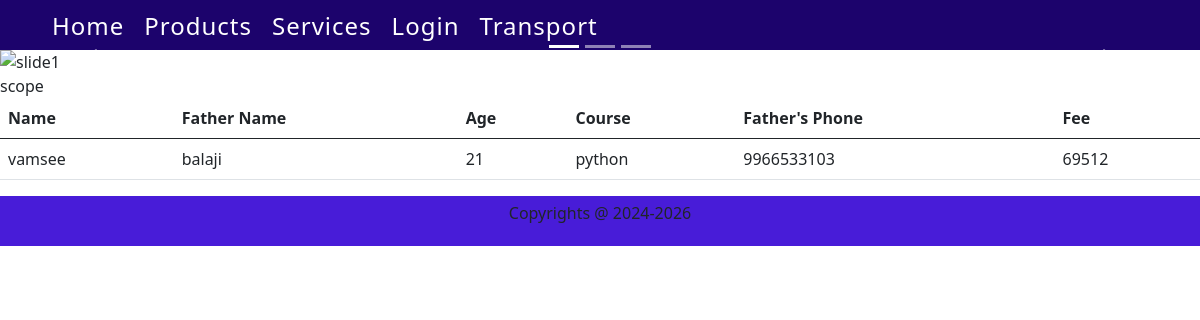
Before: / with the older database file.
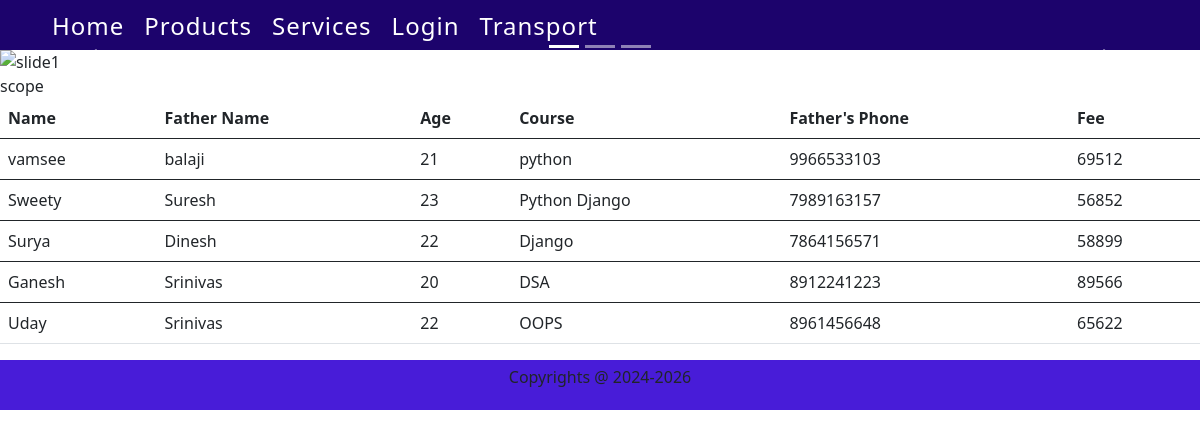
After: the same page with the newer database file.
### admission/models.py (models this page shows, shortened)
class Admission(models.Model):
    stu_name = models.CharField(max_length=10)
    stu_fname = models.CharField(max_length=10)
    stu_age = models.IntegerField()
    stu_class = models.CharField(max_length=20)
    stu_fphone = models.CharField(max_length=10,unique=True)
    stu_fee = models.PositiveIntegerField()
    class Meta():
        verbose_name = "Admission"
        verbose_name_plural = "Admissions"

### admission/views.py (the view)
# urls.py: 2. Add a URL to urlpatterns:  path('', Home.as_view(), name='home')
def Home(request):
    data = Admission.objects.all()
    res = render(request, 'index.html', {'data': data})
    return res

### templates/index.html (shortened to what this page needs)
{% extends 'layout.html' %}
{% block content %}
<div id="carouselExampleIndicators" class="carousel slide" data-bs-ride="carousel">
    <div class="carousel-indicators">
        <button type="button" data-bs-target="#carouselExampleIndicators" data-bs-slide-to="0" class="active"
            aria-current="true" aria-label="Slide 1"></button>
        <button type="button" data-bs-target="#carouselExampleIndicators" data-bs-slide-to="1"
            aria-label="Slide 2"></button>
        <button type="button" data-bs-target="#carouselExampleIndicators" data-bs-slide-to="2"
            aria-label="Slide 3"></button>
    </div>
    <div class="carousel-inner">
        <div class="carousel-item active">
            <img src="https://encrypted-tbn0.gstatic.com/images?q=tbn:ANd9GcTYYupoRuqC5-YTc5h0A3zJzSB11KpbtmPCA84jsJLZYQ&s=10"
                class="d-block w-100" alt="slide1">
        </div>
    </div>
    <button class="carousel-control-prev" type="button" data-bs-target="#carouselExampleIndicators"
        data-bs-slide="prev">
        <span class="carousel-control-prev-icon" aria-hidden="true"></span>
    </button>
    <button class="carousel-control-next" type="button" data-bs-target="#carouselExampleIndicators"
        data-bs-slide="next">
        <span class="carousel-control-next-icon" aria-hidden="true"></span>
    </button>
</div>
<div>
    <table class="table">
        <thead class="thead-dark">
            <tr>
                <th scope="col">Name</th>
                <th scope="col">Father Name</th>
                <th scope="col">Age</th>
                <th scope="col">Course</th>
                <th scope="col">Father's Phone</th>
                <th scope="col">Fee</th>
            </tr>
        </thead>
        {% for data in data %}
        <tbody>
            <tr>
                <td>{{ data.stu_name }}</td>
                <td>{{ data.stu_fname }}</td>
                <td>{{ data.stu_age }}</td>
                <td>{{ data.stu_class }}</td>
                <td>{{ data.stu_fphone }}</td>
                <td>{{ data.stu_fee }}</td>
            </tr>
            {% endfor %}scope
        </tbody>
    </table>
</div>
{% endblock content %}

### templates/layout.html (shortened to what this page needs)
<!DOCTYPE html>
<html lang="en">
<head>
    <link href="https://cdn.jsdelivr.net/npm/bootstrap@5.0.2/dist/css/bootstrap.min.css" rel="stylesheet"
>
</head>
<body>
    <div class="navbar">
        <ul class="nav-items">
            <li><a href="{% url 'home' %}">Home</a></li>
            <li><a href="{% url 'products' %}">Products</a></li>
            <li><a href="{% url 'services' %}">Services</a></li>
            <li><a href="{% url 'login' %}">Login</a></li>
            <li><a href="{% url 'transport' %}">Transport</a></li>
        </ul>
    </div>
    <div>
        {% block content %}
        {% endblock content %}
    </div>
    <div class="footer-bar">
        <p style="text-align:center;">Copyrights @ 2024-2026</p>
    </div>
</body>
</html>

### templates/layout.html (style rules this page uses)
* { box-sizing: border-box; padding: 0px; margin: 0px; }
.navbar { display: flex; width: 100vw; height: 50px; background-color: #1c036c; align-items: center; top: 0px; }
.nav-items { display: flex; flex-direction: row; list-style: none; }
a { text-decoration: none; color: white; font-size: 1.5rem; letter-spacing: 1px; margin-left: 20px; }
.footer-bar { display: flex; flex-direction: column; width: 100vw; height: 50px; background-color: #481cd8; justify-content: center; align-items: center; }

Changed rows visible on the page:
added Admission: stu_name "Sweety", stu_fname "Suresh", stu_age "23", stu_class "Python Django", stu_fphone "7989163157", stu_fee "56852"
added Admission: stu_name "Surya", stu_fname "Dinesh", stu_age "22", stu_class "Django", stu_fphone "7864156571", stu_fee "58899"
added Admission: stu_name "Ganesh", stu_fname "Srinivas", stu_age "20", stu_class "DSA", stu_fphone "8912241223", stu_fee "89566"
added Admission: stu_name "Uday", stu_fname "Srinivas", stu_age "22", stu_class "OOPS", stu_fphone "8961456648", stu_fee "65622"
